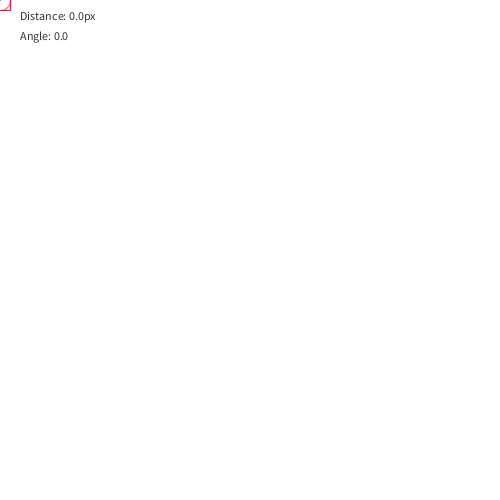
Frame 1 (no input)
Frame 60 (the mouse pressed at the canvas centre just before this capture): identical to frame 1, image omitted
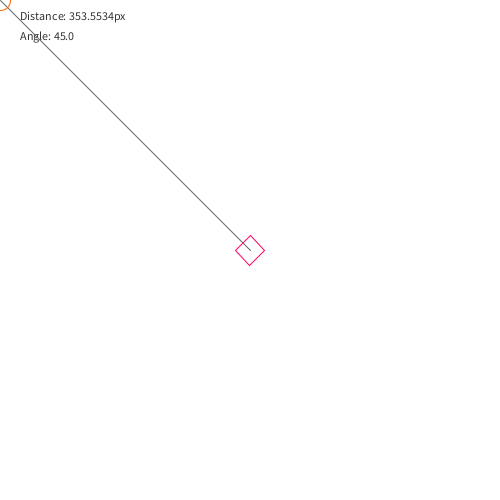
Frame 120 (the mouse held since frame 60 and released just before this capture)

The Processing sketch that drew these frames (run headless with seeded random() and noise(); from frame 60 on, the mouse is pressed at the canvas centre):

// Processing sketch: Distance_Rotation
// ── Distance_Rotation.pde
PVector center = new PVector(0, 0);
PVector current = new PVector(0, 0);

void setup()
{
 size(500, 500); 
}

void draw()
{
  background(255);
  
  float distance = center.dist(current);
  float angle = atan2(center.y - current.y, center.x - current.x);
  
  fill(50);
  text("Distance: " + distance + "px", 20, 20);
  text("Angle: " + degrees(angle), 20, 40);
  
  noFill();
  stroke(100, 100, 100);
  line(center.x, center.y, current.x, current.y);
  
  stroke(255, 100, 0);
  ellipse(current.x, current.y, 20, 20);
  
  rectMode(CENTER);
  translate(center.x, center.y);
  rotate(angle);
  stroke(255, 0, 100);
  rect(0, 0, 20, 20);
}

void mousePressed()
{
  center.x = mouseX;
  center.y = mouseY;
}

void mouseDragged()
{
  current.x = mouseX;
  current.y = mouseY;
}
